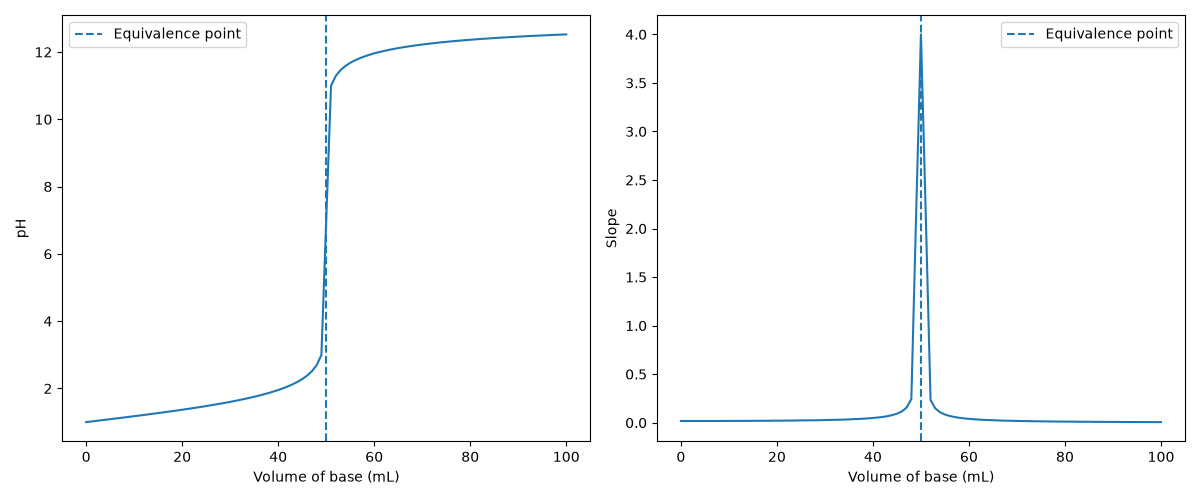

Write the Python code that produced this figure.
"""
PW2 Lab B Part 5 (bonus) -- find a titration's equivalence point.

titration.csv holds a titration curve: pH versus the volume of base added.
The equivalence point is the volume where the pH changes fastest (the steep
jump). Numerically, that is where the SLOPE of the pH curve is largest.
Run:  python titration.py
"""
import numpy as np
import matplotlib.pyplot as plt

# TODO 1: read titration.csv (columns volume_base, pH) into arrays V, pH.

data = np.loadtxt("titration.csv", delimiter=",", skiprows=1)

V = data[:, 0]
pH = data[:, 1]


# TODO 2: compute the slope of the pH curve with np.gradient(pH, V), and find
#         the volume where that slope is largest (np.argmax). That is the
#         equivalence point. Print it.

slope = np.gradient(pH, V)

index = np.argmax(slope)
V_eq = V[index]

print("Equivalence point:", V_eq, "mL")


# TODO 3: make two plots side by side: (left) pH vs volume with a line at the
#         equivalence point; (right) the slope vs volume, showing it peaks
#         at the equivalence point. Save as titration.png.

fig, axes = plt.subplots(1, 2, figsize=(12, 5))

axes[0].plot(V, pH)
axes[0].axvline(V_eq, linestyle="--", label="Equivalence point")
axes[0].set_xlabel("Volume of base (mL)")
axes[0].set_ylabel("pH")
axes[0].legend()

axes[1].plot(V, slope)
axes[1].axvline(V_eq, linestyle="--", label="Equivalence point")
axes[1].set_xlabel("Volume of base (mL)")
axes[1].set_ylabel("Slope")
axes[1].legend()

plt.tight_layout()
plt.savefig("titration.png")
plt.show()
